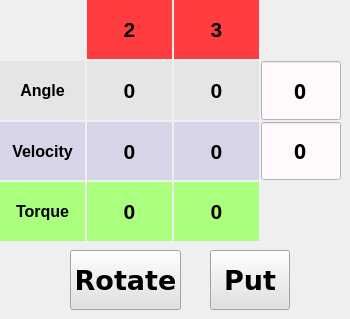
        <widget class="QWidget" name="tab_4">
         <attribute name="title">
          <string>Conveyor(AGV Only)</string>
         </attribute>
         <widget class="QWidget" name="layoutWidget_5">
          <property name="geometry">
           <rect>
            <x>0</x>
            <y>0</y>
            <width>341</width>
            <height>241</height>
           </rect>
          </property>
          <layout class="QGridLayout" name="Conveyor_GridLayout">
           <property name="spacing">
            <number>2</number>
           </property>
           <item row="1" column="3">
            <widget class="QLineEdit" name="Conveyor_lineEdit_Angle">
             <property name="minimumSize">
              <size>
               <width>0</width>
               <height>0</height>
              </size>
             </property>
             <property name="maximumSize">
              <size>
               <width>80</width>
               <height>90</height>
              </size>
             </property>
             <property name="font">
              <font>
               <family>微軟正黑體</family>
               <pointsize>16</pointsize>
               <weight>75</weight>
               <bold>true</bold>
              </font>
             </property>
             <property name="layoutDirection">
              <enum>Qt::LeftToRight</enum>
             </property>
             <property name="styleSheet">
              <string notr="true">background-color:rgb(255, 248, 252)</string>
             </property>
             <property name="text">
              <string>0</string>
             </property>
             <property name="alignment">
              <set>Qt::AlignCenter</set>
             </property>
            </widget>
           </item>
           <item row="2" column="0">
            <widget class="QLabel" name="Conveyor_label_title_velocity">
             <property name="font">
              <font>
               <pointsize>12</pointsize>
               <weight>75</weight>
               <bold>true</bold>
              </font>
             </property>
             <property name="styleSheet">
              <string notr="true">background-color: rgb(214, 212, 231)</string>
             </property>
             <property name="text">
              <string>Velocity</string>
             </property>
             <property name="alignment">
              <set>Qt::AlignCenter</set>
             </property>
            </widget>
           </item>
           <item row="4" column="0">
            <widget class="QLabel" name="Conveyor_label_title_torque">
             <property name="font">
              <font>
               <pointsize>12</pointsize>
               <weight>75</weight>
               <bold>true</bold>
              </font>
             </property>
             <property name="styleSheet">
              <string notr="true">background-color: rgb(170, 255, 127);</string>
             </property>
             <property name="text">
              <string>Torque</string>
             </property>
             <property name="alignment">
              <set>Qt::AlignCenter</set>
             </property>
            </widget>
           </item>
           <item row="2" column="1">
            <widget class="QLabel" name="Conveyor_label_velocity_1">
             <property name="font">
              <font>
               <pointsize>16</pointsize>
               <weight>75</weight>
               <bold>true</bold>
              </font>
             </property>
             <property name="styleSheet">
              <string notr="true">background-color: rgb(214, 212, 231)</string>
             </property>
             <property name="text">
              <string>0</string>
             </property>
             <property name="alignment">
              <set>Qt::AlignCenter</set>
             </property>
            </widget>
           </item>
           <item row="1" column="1">
            <widget class="QLabel" name="Conveyor_label_angle_1">
             <property name="font">
              <font>
               <pointsize>16</pointsize>
               <weight>75</weight>
               <bold>true</bold>
              </font>
             </property>
             <property name="styleSheet">
              <string notr="true">background-color: rgb(229, 229, 229)</string>
             </property>
             <property name="text">
              <string>0</string>
             </property>
             <property name="alignment">
              <set>Qt::AlignCenter</set>
             </property>
            </widget>
           </item>
           <item row="0" column="1">
            <widget class="QLabel" name="Conveyor_label_ID_1">
             <property name="font">
              <font>
               <pointsize>16</pointsize>
               <weight>75</weight>
               <bold>true</bold>
              </font>
             </property>
             <property name="styleSheet">
              <string notr="true">background-color :rgb(255, 60, 63)</string>
             </property>
             <property name="text">
              <string>2</string>
             </property>
             <property name="alignment">
              <set>Qt::AlignCenter</set>
             </property>
            </widget>
           </item>
           <item row="4" column="1">
            <widget class="QLabel" name="Conveyor_label_torque_1">
             <property name="font">
              <font>
               <pointsize>16</pointsize>
               <weight>75</weight>
               <bold>true</bold>
              </font>
             </property>
             <property name="styleSheet">
              <string notr="true">background-color: rgb(170, 255, 127);</string>
             </property>
             <property name="text">
              <string>0</string>
             </property>
             <property name="alignment">
              <set>Qt::AlignCenter</set>
             </property>
            </widget>
           </item>
           <item row="1" column="0">
            <widget class="QLabel" name="Conveyor_label_title_angle">
             <property name="font">
              <font>
               <pointsize>12</pointsize>
               <weight>75</weight>
               <bold>true</bold>
              </font>
             </property>
             <property name="styleSheet">
              <string notr="true">background-color: rgb(229, 229, 229)</string>
             </property>
             <property name="text">
              <string>Angle</string>
             </property>
             <property name="alignment">
              <set>Qt::AlignCenter</set>
             </property>
            </widget>
           </item>
           <item row="0" column="2">
            <widget class="QLabel" name="Conveyor_label_ID_2">
             <property name="font">
              <font>
               <pointsize>16</pointsize>
               <weight>75</weight>
               <bold>true</bold>
              </font>
             </property>
             <property name="styleSheet">
              <string notr="true">background-color :rgb(255, 60, 63)</string>
             </property>
             <property name="text">
              <string>3</string>
             </property>
             <property name="alignment">
              <set>Qt::AlignCenter</set>
             </property>
            </widget>
           </item>
           <item row="1" column="2">
            <widget class="QLabel" name="Conveyor_label_angle_2">
             <property name="font">
              <font>
               <pointsize>16</pointsize>
               <weight>75</weight>
               <bold>true</bold>
              </font>
             </property>
             <property name="styleSheet">
              <string notr="true">background-color: rgb(229, 229, 229)</string>
             </property>
             <property name="text">
              <string>0</string>
             </property>
             <property name="alignment">
              <set>Qt::AlignCenter</set>
             </property>
            </widget>
           </item>
           <item row="2" column="2">
            <widget class="QLabel" name="Conveyor_label_velocity_2">
             <property name="font">
              <font>
               <pointsize>16</pointsize>
               <weight>75</weight>
               <bold>true</bold>
              </font>
             </property>
             <property name="styleSheet">
              <string notr="true">background-color: rgb(214, 212, 231)</string>
             </property>
             <property name="text">
              <string>0</string>
             </property>
             <property name="alignment">
              <set>Qt::AlignCenter</set>
             </property>
            </widget>
           </item>
           <item row="2" column="3">
            <widget class="QLineEdit" name="Conveyor_lineEdit_Velocity">
             <property name="minimumSize">
              <size>
               <width>0</width>
               <height>0</height>
              </size>
             </property>
             <property name="maximumSize">
              <size>
               <width>80</width>
               <height>90</height>
              </size>
             </property>
             <property name="font">
              <font>
               <family>微軟正黑體</family>
               <pointsize>16</pointsize>
               <weight>75</weight>
               <bold>true</bold>
              </font>
             </property>
             <property name="layoutDirection">
              <enum>Qt::LeftToRight</enum>
             </property>
             <property name="styleSheet">
              <string notr="true">background-color:rgb(255, 248, 252)</string>
             </property>
             <property name="text">
              <string>0</string>
             </property>
             <property name="alignment">
              <set>Qt::AlignCenter</set>
             </property>
            </widget>
           </item>
           <item row="4" column="2">
            <widget class="QLabel" name="Conveyor_label_torque_2">
             <property name="font">
              <font>
               <pointsize>16</pointsize>
               <weight>75</weight>
               <bold>true</bold>
              </font>
             </property>
             <property name="styleSheet">
              <string notr="true">background-color: rgb(170, 255, 127);</string>
             </property>
             <property name="text">
              <string>0</string>
             </property>
             <property name="alignment">
              <set>Qt::AlignCenter</set>
             </property>
            </widget>
           </item>
          </layout>
         </widget>
         <widget class="QPushButton" name="Conveyor_btn_Rot">
          <property name="geometry">
           <rect>
            <x>70</x>
            <y>250</y>
            <width>111</width>
            <height>60</height>
           </rect>
          </property>
          <property name="minimumSize">
           <size>
            <width>0</width>
            <height>0</height>
           </size>
          </property>
          <property name="maximumSize">
           <size>
            <width>150</width>
            <height>60</height>
           </size>
          </property>
          <property name="font">
           <font>
            <family>Bitstream Vera Sans</family>
            <pointsize>20</pointsize>
            <weight>75</weight>
            <bold>true</bold>
           </font>
          </property>
          <property name="styleSheet">
           <string notr="true">background-color :rgb(225, 225, 225)</string>
          </property>
          <property name="text">
           <string>Rotate</string>
          </property>
          <property name="autoExclusive">
           <bool>true</bool>
          </property>
         </widget>
         <widget class="QPushButton" name="Conveyor_btn_Put">
          <property name="geometry">
           <rect>
            <x>210</x>
            <y>250</y>
            <width>80</width>
            <height>60</height>
           </rect>
          </property>
          <property name="minimumSize">
           <size>
            <width>0</width>
            <height>0</height>
           </size>
          </property>
          <property name="maximumSize">
           <size>
            <width>80</width>
            <height>60</height>
           </size>
          </property>
          <property name="font">
           <font>
            <family>Bitstream Vera Sans</family>
            <pointsize>20</pointsize>
            <weight>75</weight>
            <bold>true</bold>
           </font>
          </property>
          <property name="styleSheet">
           <string notr="true">background-color :rgb(225, 225, 225)</string>
          </property>
          <property name="text">
           <string>Put</string>
          </property>
          <property name="autoExclusive">
           <bool>true</bool>
          </property>
         </widget>
        </widget>
